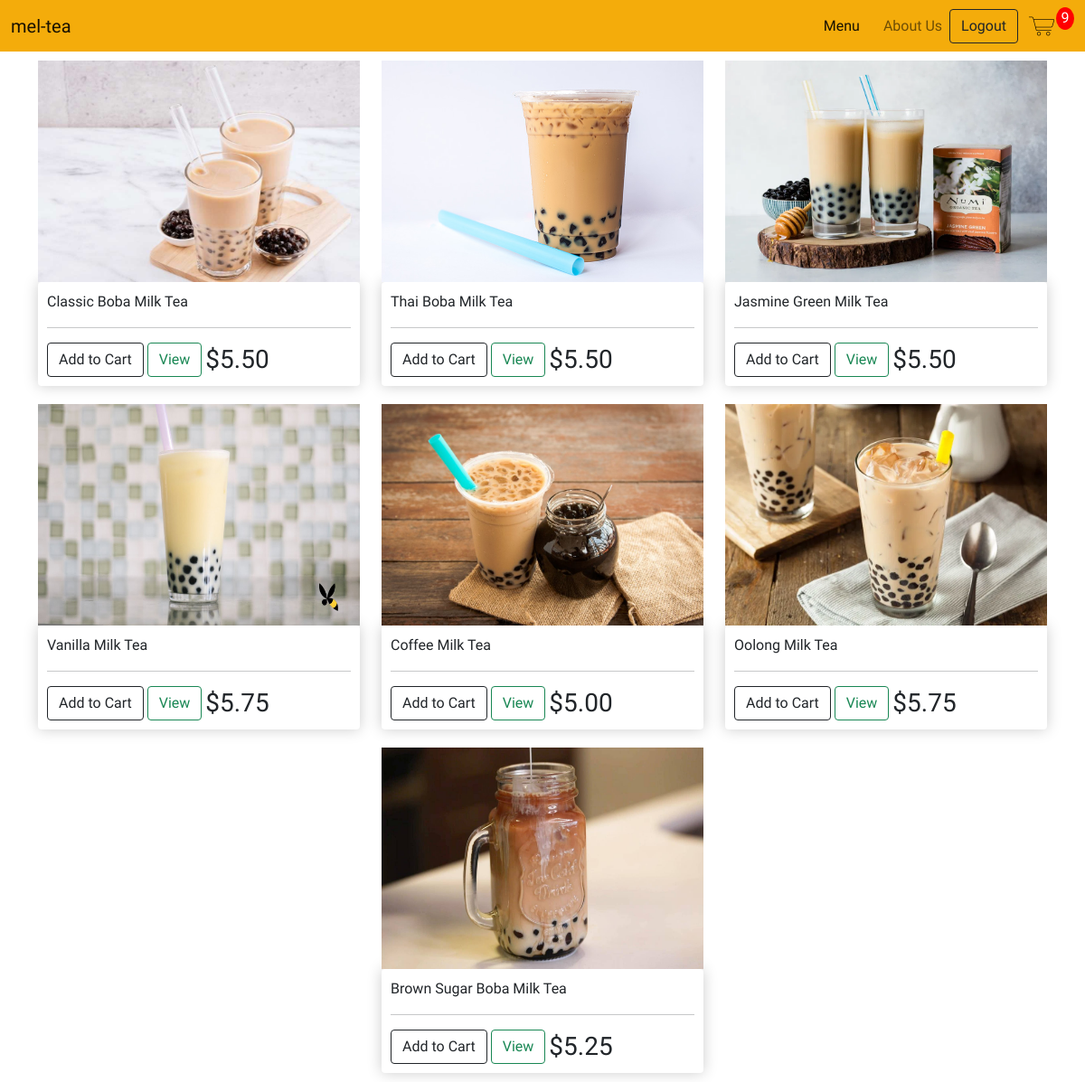
The app's page /menu/ (signed in) with its own data.
### store/models.py (models this page shows, shortened)
class BobaProduct(models.Model):
    WITH_BOBA = [
        ('YES', 'Boba'),
        ('NO', 'No Boba')
    ]
    name = models.CharField(max_length=200, null=True)
    price = models.DecimalField(max_digits=7, decimal_places=2)
    category = models.CharField(max_length=200, null=True, choices= WITH_BOBA)
    image = models.ImageField(upload_to='boba', default="{% static 'images/filler.jpg' %}", null=True, blank=True)
    date_created = models.DateTimeField(auto_now_add=True)
    @property #@property allow us to access as an attribute
    def image_url(self):
        try:
            url = self.image.url
        except:
            url = ''
        return url

### store/views.py (the view)
# urls.py: path('menu/', views.menu, name="menu"),
def menu(request):
    cart = cartData(request)
    cart_items = cart['cart_items']
    products = BobaProduct.objects.all()
    context = {"products": products, "cart_items": cart_items}
    return render(request, 'store/menu.html', context)

### store/models.py (called while the page is built)
    @property
    def cart_quantity(self):
        order_items = self.orderitem_set.all()
        total = sum([item.quantity for item in order_items])
        return total

### store/utils.py (called while the page is built)
def cartData(request):
    if request.user.is_authenticated:
        customer = request.user.customer
        order, created = CustomerOrder.objects.get_or_create(customer=customer)
        items = order.orderitem_set.all()   # (USE ITEM FOR CHILDREN)
        cart_items = order.cart_quantity
    else:
        cookie = guestCookieCart(request)
        cart_items = cookie['cart_items']
        order = cookie['order']
        items = cookie['items']
    return {"items": items, "order": order, 'cart_items':cart_items}

### store/templates/store/menu.html
{% extends 'store/main.html' %}
{% load static %}
{% block content %}
<div class="container">
  <div class="row justify-content-evenly">
    {% for product in products %}
    <div class="col-lg-4">
      <img class="drink-thumbnail" src="{{product.image_url}}" alt="">
      <div class="product-box">
        <p>{{product.name}}</p>
        <hr>
        <button data-product="{{product.id}}" data-action="add" class="btn btn-outline-dark add-cart">Add to Cart</button>
        <a href="#" class="btn btn-outline-success">View</a>
        <h3 class="product-price">${{product.price|floatformat:2}}</h3>
      </div>
    </div>
    {% endfor %}
</div>
</div>
{% endblock content %}

### static/css/main.css (style rules this page uses)
* { margin: 0; padding: 0; box-sizing: border-box; }
body { background-color: white; font-family: Comfortaa; }

### static/css/menu.css (style rules this page uses)
.drink-thumbnail { width: 100%; height: 245px; }
.product-price { display:inline-block; margin-bottom: 0; padding-bottom: 0; vertical-align: middle; }
.product-box { border-radius: 4px; padding:10px; box-shadow:hsl(0, 0%, 80%) 0 0 16px; }
.col-lg-4 { margin:10px 0; }

### records on screen
BobaProduct: image_url (picture), name "Classic Boba Milk Tea", price "5.50"
BobaProduct: image_url (picture), name "Thai Boba Milk Tea", price "5.50"
BobaProduct: image_url (picture), name "Jasmine Green Milk Tea", price "5.50"
BobaProduct: image_url (picture), name "Vanilla Milk Tea", price "5.75"
BobaProduct: image_url (picture), name "Coffee Milk Tea", price "5.00"
BobaProduct: image_url (picture), name "Oolong Milk Tea", price "5.75"
BobaProduct: image_url (picture), name "Brown Sugar Boba Milk Tea", price "5.25"

### other values on screen
{{ cart_items }} "9"
